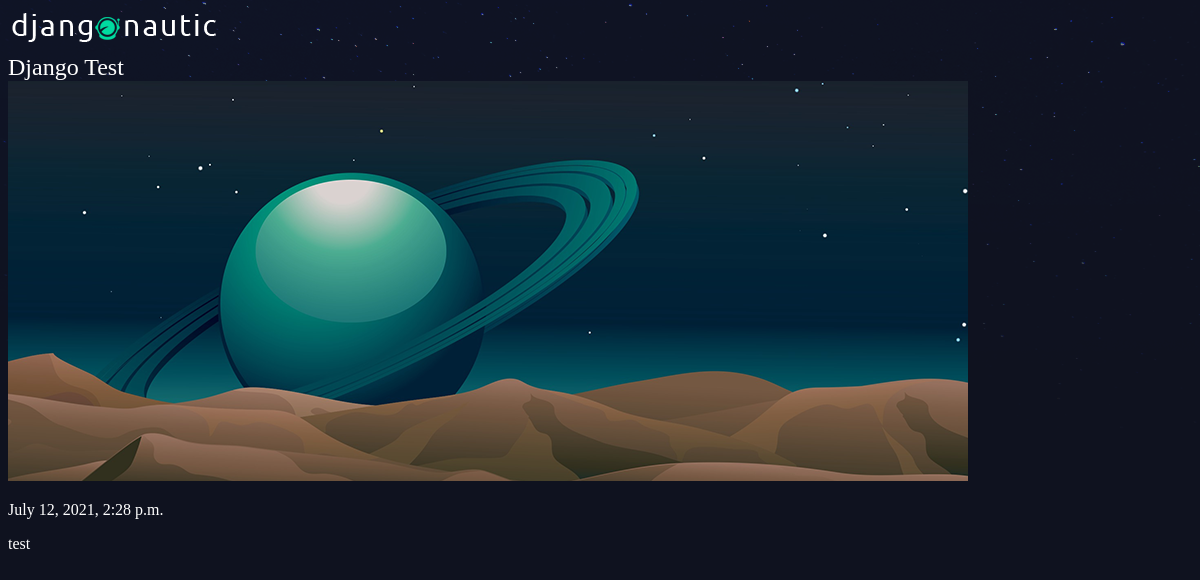
Before: /articles/django-test with the older database file.
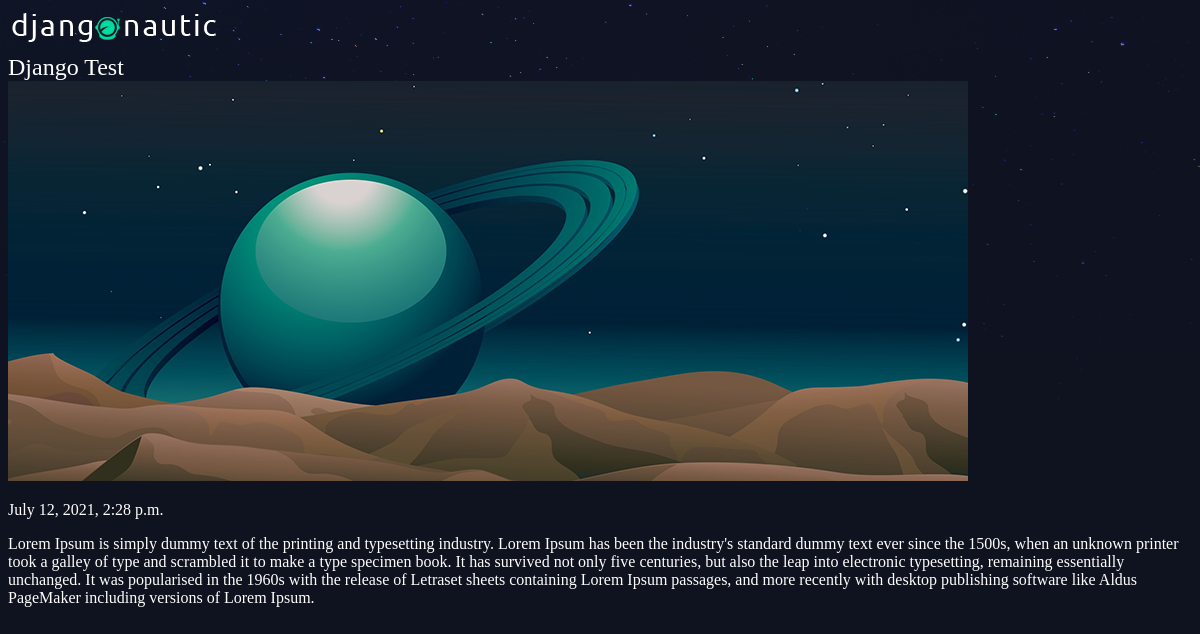
After: the same page with the newer database file.
### articles/models.py (models this page shows, shortened)
class Article(models.Model):
    title = models.CharField(max_length=100)
    slug = models.SlugField()
    body = models.TextField()
    date = models.DateTimeField(auto_now_add=True)
    thumb = models.ImageField(default="default.png", blank=True)

### articles/views.py (the view)
# urls.py: path('<slug:slug>', views.article_detail, name="detail"),
def article_detail(request, slug):
    single_article_detail = Article.objects.get(slug=slug)
    return render(request, 'articles/article_detail.html', {'article': single_article_detail})

### articles/templates/articles/article_detail.html
{% extends 'base_layout.html' %}
{% block content %}
<div class="article-detail">
    <h2><a href="{% url 'detail' slug=article.slug %}">{{ article.title }}</a></h2>
    <img src="{{article.thumb.url}}" alt="">
    <p>{{ article.date }}</p>
    <p>{{ article.body }}</p>
</div>
{% endblock %}

Changed rows visible on the page:
changed Article "Django Test": body "test" → "Lorem Ipsum is simply dummy text of the printing and typesetting industry. Lorem Ipsum has been the industry's standard dummy text ever since the 1500s, when an unknown printer took a galley of type and scrambled it to make a type specimen book. It has survived not only five centuries, but also the leap into electronic typesetting, remaining essentially unchanged. It was popularised in the 1960s with the release of Letraset sheets containing Lorem Ipsum passages, and more recently with desktop publishing software like Aldus PageMaker including versions of Lorem Ipsum."
